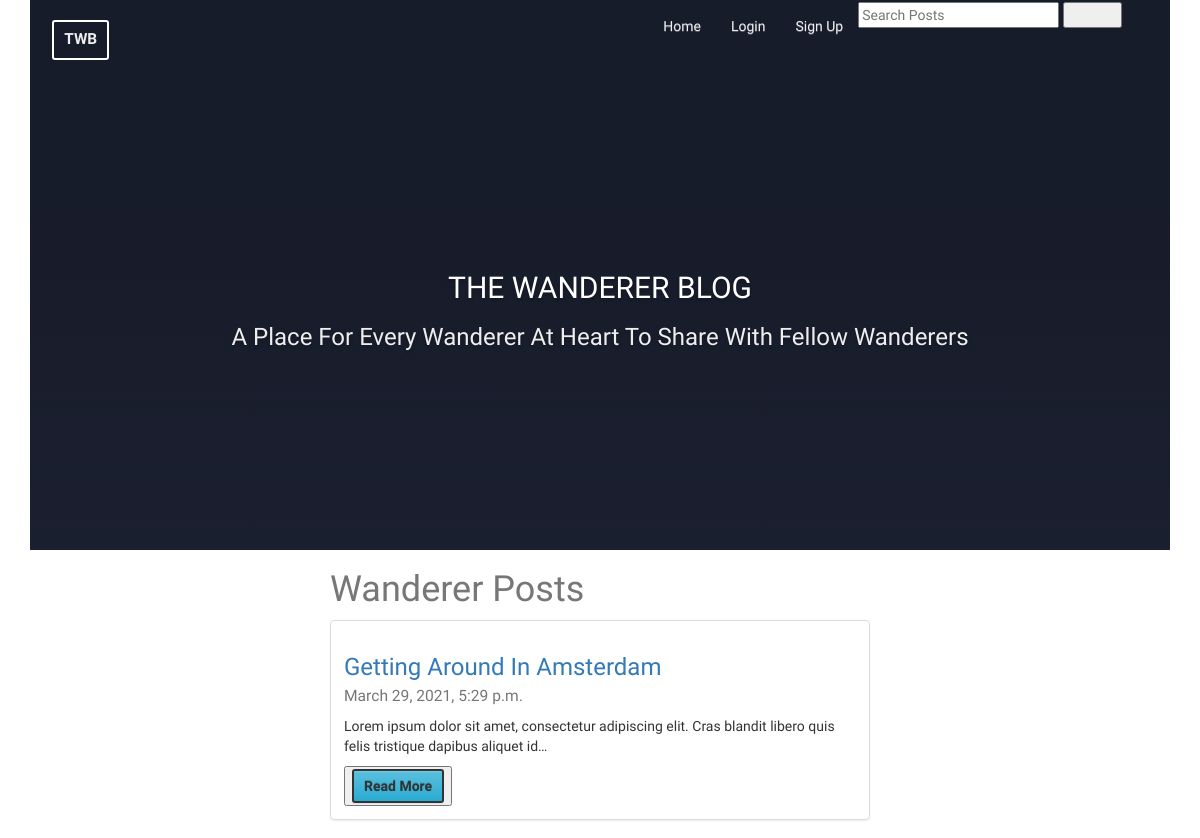
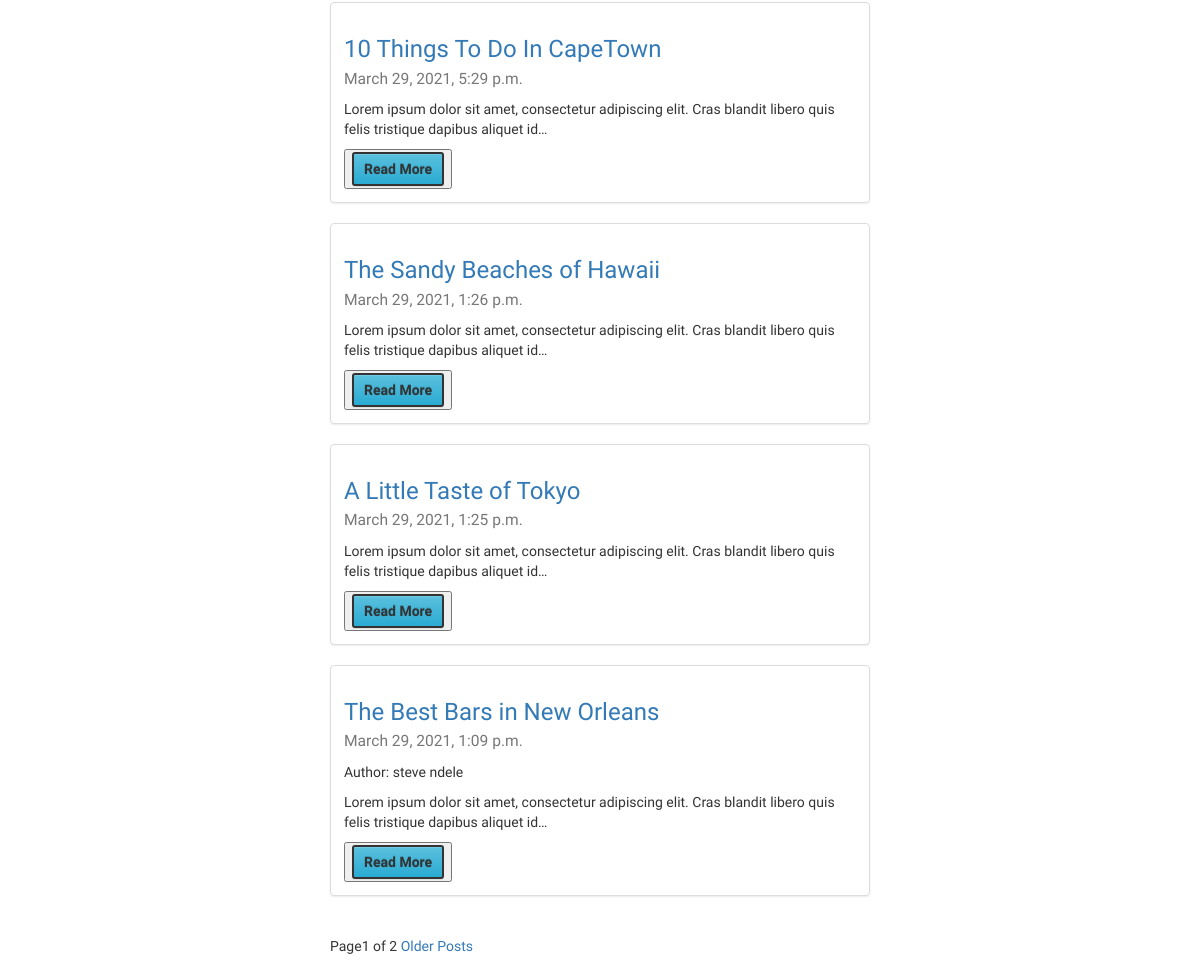
The app's page /, older data (2 pictures, top to bottom).
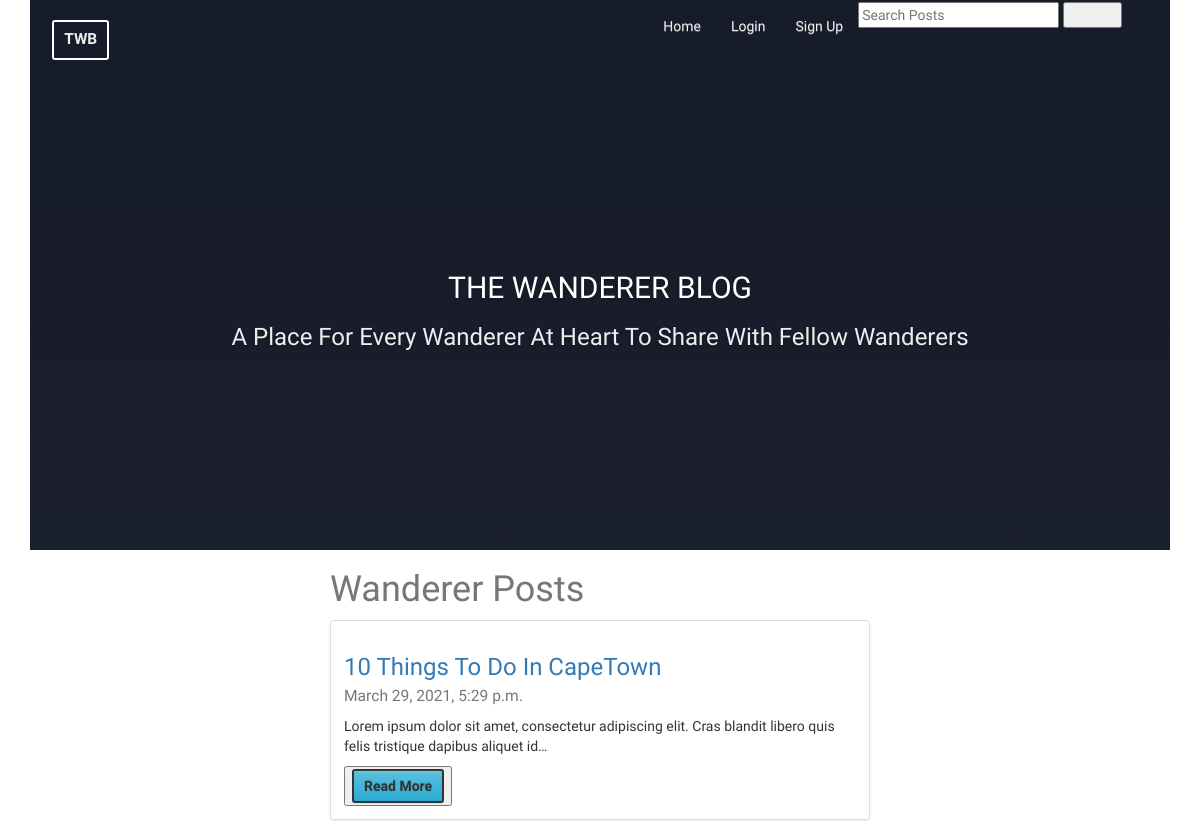
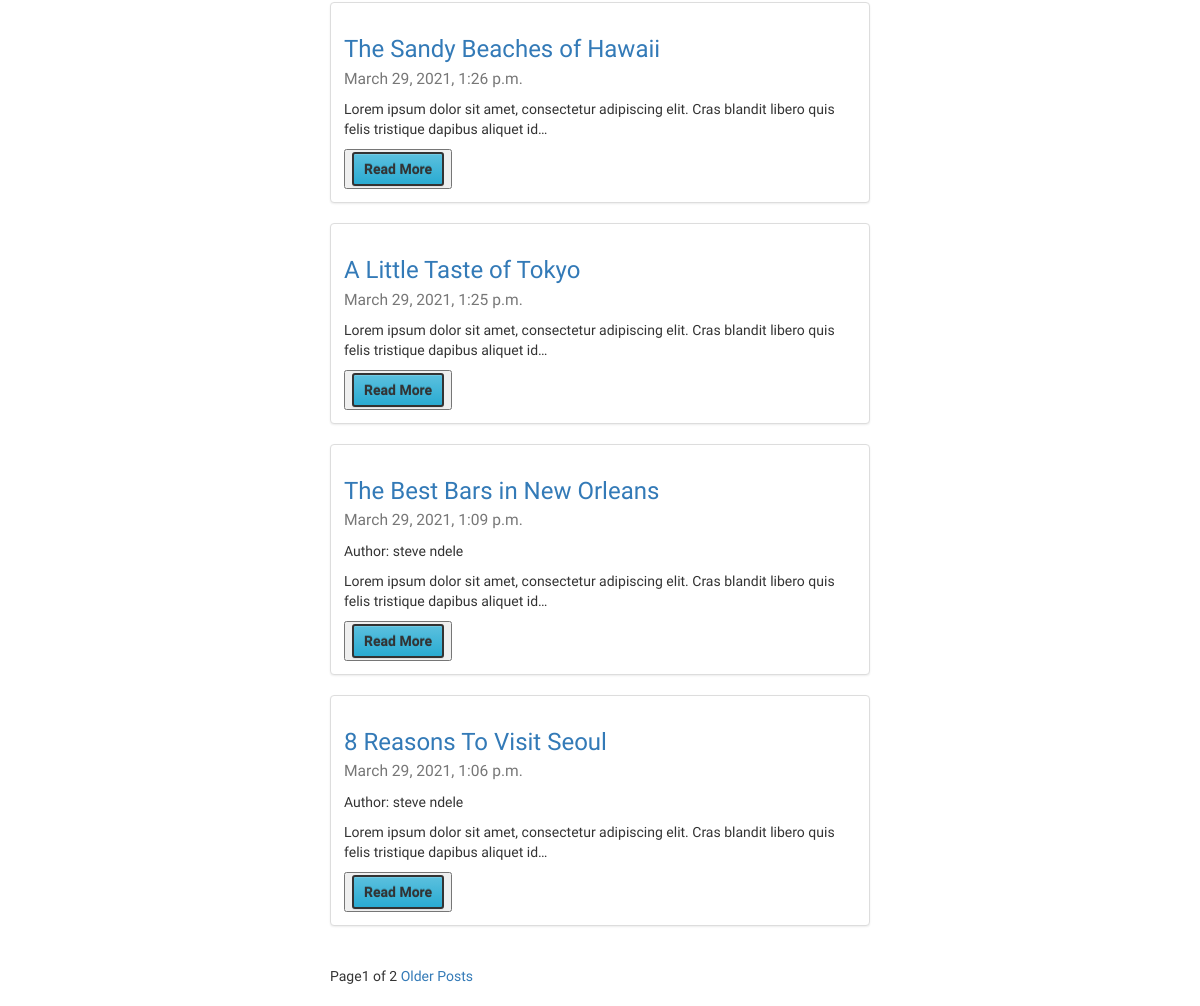
The same page, newer data (2 pictures, top to bottom).
### posts/models.py (models this page shows, shortened)
class Post(models.Model):
    user = models.ForeignKey(settings.AUTH_USER_MODEL, default=1, on_delete=models.CASCADE)
    title = models.CharField(max_length=150)
    slug = models.SlugField(unique=True)
    image = CloudinaryField(
            null=True,
            blank=True,
            height_field='height_field',
            width_field='width_field')
    height_field = models.IntegerField(default=0)
    width_field = models.IntegerField(default=0)
    content = models.TextField()
    draft = models.BooleanField(default=False)
    publish = models.DateTimeField(default=datetime.datetime.now())
    updated = models.DateTimeField(auto_now=True, auto_now_add=False)
    timestamp = models.DateTimeField(auto_now=False, auto_now_add=True)
    objects = PostManager()
    def get_absolute_url(self):
        return reverse("posts:detail", kwargs={"slug": self.slug})
    class Meta:
        ordering = ["-timestamp", "-updated"]

### posts/views.py (the view, shortened to what this page needs)
# urls.py: url(r'^$', post_list, name = "home"),
def post_list(request):
    today = timezone.now().date()
    queryset_list = Post.objects.active().order_by("-timestamp")
    queryset_list = Post.objects.all()
    query = request.GET.get("q")
    paginator = Paginator(queryset_list,5) #Show 5 contacts per page
    page_request_var = 'page'
    page = request.GET.get(page_request_var)
    try:
        queryset = paginator.page(page)
    except PageNotAnInteger:
        queryset = paginator.page(1)
    except EmptyPage:
        queryset = paginator.page(paginator.num_pages)
    context = {
            "object_list":queryset,
            "title":"Wanderer Posts",
            "page_request_var":page_request_var,
            "today":today,
        }
    return render(request,"post_list.html", context)

### posts/models.py (called while the page is built)
    def active(self, *args, **kwargs):
        return super(PostManager, self).filter(draft=False).filter(publish__lte=timezone.now())

### posts/templates/post_list.html (shortened to what this page needs)
{% extends "base.html" %}
{% block content %}
<div class ='col-sm-6 col-sm-offset-3'>
  <br\><br\><br\><br\>
    <h1>{{title}}</h1>
        {% for obj in object_list %}
         <div class="row">
            <div class="col-sm-12">
              <div class="thumbnail">
                <div class="caption">
                  <h3><a href='{{ obj.get_absolute_url }}'>{{ obj.title }}</a><br/><small>{{ obj.publish}}</small></h3>
                  {% if obj.user.get_full_name %}
                  <p>Author: {{ obj.user.get_full_name }}</p>
                  {% endif %}
                  <p>{{ obj.content | linebreaks | truncatechars:120 }}</p>
                  <button type="button"> <a href='{{ obj.get_absolute_url }}' class ="btn btn-info">Read More</a></button>
                </div>
              </div>
            </div>
        </div>
        {% endfor %}
        <div class='pagination'>
          <span class='step-links'>
            <span class="current">
              Page{{ object_list.number }} of {{ object_list.paginator.num_pages }}
            </span>
            {% if object_list.has_next %}
              <a href="?page={{ object_list.next_page_number }}{% if request.GET.q %}&q={{ request.GET.q }}{% endif %}">Older Posts</a>
            {% endif %}
          </span>
        </div>
    </div>
{% endblock %}

### posts/templates/base.html (shortened to what this page needs)
{% load static %}
<!DOCTYPE html>
<html lang="en">
<head>
    <link rel="stylesheet" href="https://maxcdn.bootstrapcdn.com/bootstrap/3.3.7/css/bootstrap.min.css">
    <link rel="stylesheet" href="https://maxcdn.bootstrapcdn.com/bootstrap/3.3.7/css/bootstrap-theme.min.css">
    <link rel="stylesheet" href="{% static 'css/base.css' %}"/>
</head>
<body>
<div class="container-fluid">
    {% include 'navbar.html' %}
    <br\><br\><br\><br\>
    <div class="container">
        {% block content %}
        {% endblock %}
    </div>
</div>
</body>
</html>

### posts/templates/navbar.html (shortened to what this page needs)
<div class="container-fluid">
  <div class="header">
    <div class="sides">
      <a href="#" class="logo">TWB</a>
    </div>
    <header>
      <nav class="navbar navbar-expand-lg navbar-light bg-white">
        <div class="container-fluid">
          <div class="collapse navbar-collapse" id="navbarExample01">
      <div class="collapse navbar-collapse">
        <ul class="nav navbar-nav">
          <li><a href="{% url 'posts:home' %}">Home</a></li>
          {% if user.is_authenticated %}
                <li>
                  <a href="{% url 'posts:create' %}">Create Post</a>
                </li>
                <li>
                  <a href="{% url 'posts:logout' %}">Logout</a>
                </li>
          </ul>
          {% else %}
          <li>
            <a href="{% url 'posts:signin' %}">Login</a>
          </li>
          <li>
            <a href="{% url 'posts:signup' %}">Sign Up</a>
          </li>
          {% endif %}
        </ul>
        <div class="input-group">
          <form method="GET" action="">
            <input type="text" name="q" placeholder="Search Posts" value="{{ request.GET.q }}"/>
            <input type="submit" value="Search"/>
          </form>
        </div>
      </div>
          </div>
        </div>
      </nav>
    </header>
    <div class="info">
      <h2 class="mb-3">THE WANDERER BLOG</h2>
      <h3 class="mb-3">A Place For Every Wanderer At Heart To Share With Fellow Wanderers</h3>
    </div>
  </div>
</div>

### static/css/base.css (style rules this page uses)
h1 { color: #777777; }
h2 { color: #fff; }
body { font-family: 'New Tegomin', serif; }
html,body { margin:0; height:120%; font-family: 'Josefin Sans', sans-serif; }
a { text-decoration:none }
.header { position:relative; overflow:hidden; display:flex; flex-wrap: wrap; justify-content: center; align-items: flex-start; align-content: flex-start; height:50vw; min-height:400px; max-height:550px; min-width:300px; color:#eee; }
.header:after { content:""; width:100%; height:100%; position:absolute; bottom:0; left:0; z-index:-1; background: linear-gradient(to bottom, rgba(0,0,0,0.12) 40%,rgba(27,32,48,1) 100%); }
.header:before { content:""; width:100%; height:200%; position:absolute; top:0; left:0; -webkit-backface-visibility: hidden; -webkit-transform: translateZ(0); backface-visibility: hidden; scale:(1.0, 1.0); transform: translateZ(0); background:#1B2030 url(https://images.unsplash.com/photo-1452421822248-d4c2b47f0c81?ixid=MXwxMjA3fDB8MHxwaG90by1wYWdlfHx8fGVufDB8fHw%3D&ixlib=rb-1.2.1&auto=format&fit=crop&w=1934&q=80) 50% 0 no-repeat; background-size:100%; background-attachment:fixed; animation: grow 360s linear 10ms infinite; transition:all 0.4s ease-in-out; z-index:-2 }
.header a { color:#eee; }
.logo { border:2px solid #fff; border-radius:3px; text-decoration:none; display:inline-flex; align-items:center; align-content:center; margin:20px; padding:0px 10px; font-weight:900; font-size:1.1em; line-height:1; box-sizing:border-box; height:40px }
.sides, .info { flex: 0 0 auto; width:50% }
.info { width:100%; padding:15% 10% 0 10%; text-align:center; text-shadow:0 2px 3px rgba(0,0,0,0.2) }
.btn { color:#333; border:2px solid; border-radius:3px; text-decoration:none; display:inline-block; padding:5px 10px; font-weight:600 }

Row changes from the older to the newer data that the page shows:
removed Post: title "Getting Around In Amsterdam", publish "March 29, 2021, 5:29 p.m.", content "Lorem ipsum dolor sit amet, consectetur adipiscing elit. Cras blandit libero quis felis tristique dapibus aliquet id…"
now on this page (row edited): Post: title "8 Reasons To Visit Seoul", publish "March 29, 2021, 1:06 p.m.", user.get_full_name "steve ndele", content "Lorem ipsum dolor sit amet, consectetur adipiscing elit. Cras blandit libero quis felis tristique dapibus aliquet id…"
